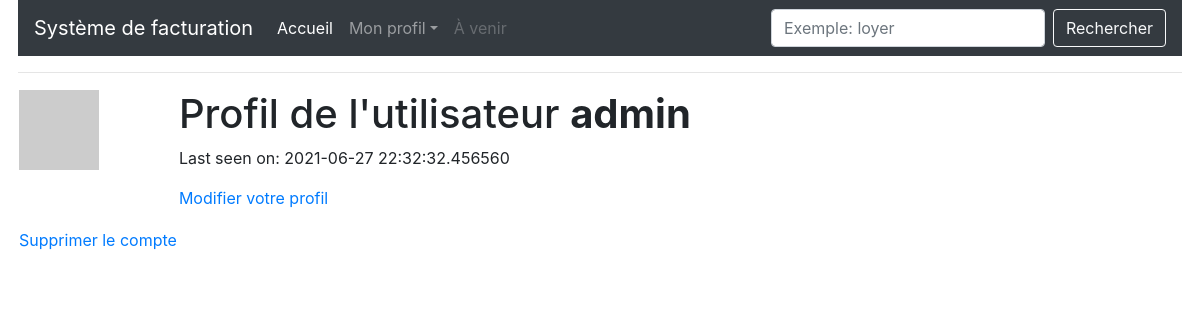
The page /user/admin (signed in) on the database as committed earlier.
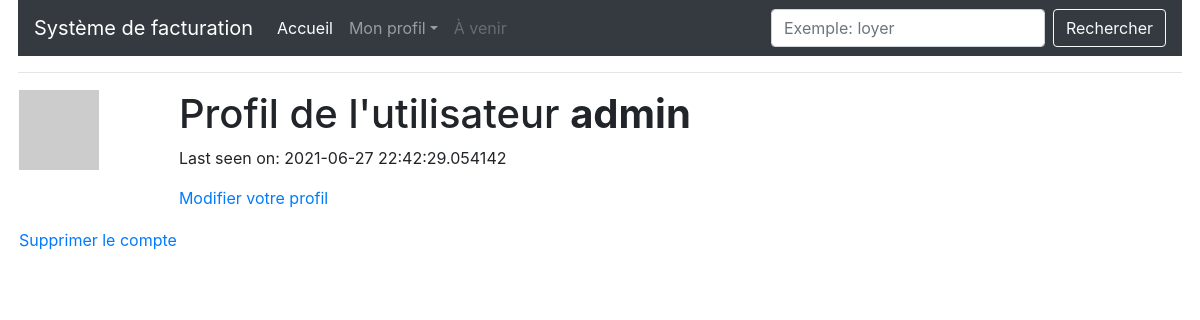
The same page on the database as committed later.
### app/models.py (models this page shows, shortened)
class User(UserMixin, db.Model):
    id = db.Column(db.Integer, primary_key=True)
    username = db.Column(db.String(64), index=True, unique=True)
    email = db.Column(db.String(120), index=True, unique=True)
    password_hash = db.Column(db.String(128))
    factures = db.relationship('Facture', backref='author', lazy='dynamic')
    about_me = db.Column(db.String(140))
    last_seen = db.Column(db.DateTime, default=datetime.utcnow)
    def avatar(self, size):
        digest = md5(self.email.lower().encode('utf-8')).hexdigest()
        return 'https://www.gravatar.com/avatar/{}?d=identicon&s={}'.format(digest, size)

### app/routes.py (the view)
@app.route('/user/<username>')
@login_required
def user(username):
    user = User.query.filter_by(username=username).first_or_404()
    return render_template('user.html', title='Mon profil', user=user)

### app/models.py (called while the page is built)
@login.user_loader
def load_user(id):
    return User.query.get(int(id))

### app/routes.py (called while the page is built)
@app.before_request
def before_request():
    if current_user.is_authenticated:
        current_user.last_seen = datetime.utcnow()
        db.session.commit()

### app/templates/user.html (shortened to what this page needs)
{% extends "base.html" %}
{% block content %}
    <table>
        <tr valign="top">
            <td><img src="{{ user.avatar(128) }}"></td>
            <td>
                <h1>Profil de l'utilisateur <strong>{{ user.username }}</strong></h1>
                {% if user.last_seen %}<p>Last seen on: {{ user.last_seen }}</p>{% endif %}
                {% if user == current_user %}
                <p><a href="{{ url_for('edit_profile') }}">Modifier votre profil</a></p>
                {% endif %}
            </td>
        </tr>
        <tr>
            <td>
                <a href="{{ url_for('delete_user', username=current_user.username) }}">Supprimer le compte</a>
            </td>
        </tr>
    </table>
{% endblock %}

### app/templates/base.html (shortened to what this page needs)
<!doctype html>
<html lang="fr">
  <head>
      <link rel="stylesheet" href="https://maxcdn.bootstrapcdn.com/bootstrap/4.0.0/css/bootstrap.min.css">
      <link rel="stylesheet" href="{{ url_for('static', filename='css/style.css') }}">
    </head>
  <body>
    <nav class="navbar navbar-expand-lg navbar-dark bg-dark">
      <a class="navbar-brand" href="{{ url_for('index') }}">Système de facturation</a>
      <div class="collapse navbar-collapse">
        <ul class="navbar-nav mr-auto">
          <li class="nav-item active">
            <a class="nav-link" href="{{ url_for('index') }}">Accueil</a>
          </li>
          <li class="nav-item">
            {% if current_user.is_anonymous %}
            <a class="nav-link" href="{{ url_for('login') }}">Se connecter</a>
            {% else %}
            <li class="nav-item dropdown">
              <a class="nav-link dropdown-toggle" href="#" id="navbarDropdown" role="button" data-toggle="dropdown" aria-haspopup="true" aria-expanded="false">Mon profil</a>
            </li>
            {% endif %}
          </li>
          <li class="nav-item">
            <a class="nav-link disabled" href="#">À venir</a>
          </li>
        </ul>
        <form class="form-inline">
          <input class="form-control mr-sm-2" type="search" placeholder="Exemple: loyer" aria-label="Search" />
          <button class="btn btn-outline-light my-2 my-sm-0" type="submit">Rechercher</button>
        </form>
      </div>
    </nav>
    <hr>
    {% block content %}{% endblock %}
  </body>
</html>

### app/static/css/style.css (style rules this page uses)
body { width:97%; margin-left:auto; margin-right:auto; }

Rows that differ between the two databases and show on the page:
changed User "admin": last_seen "2021-06-27 22:32:32.456560" → "2021-06-27 22:42:29.054142"
